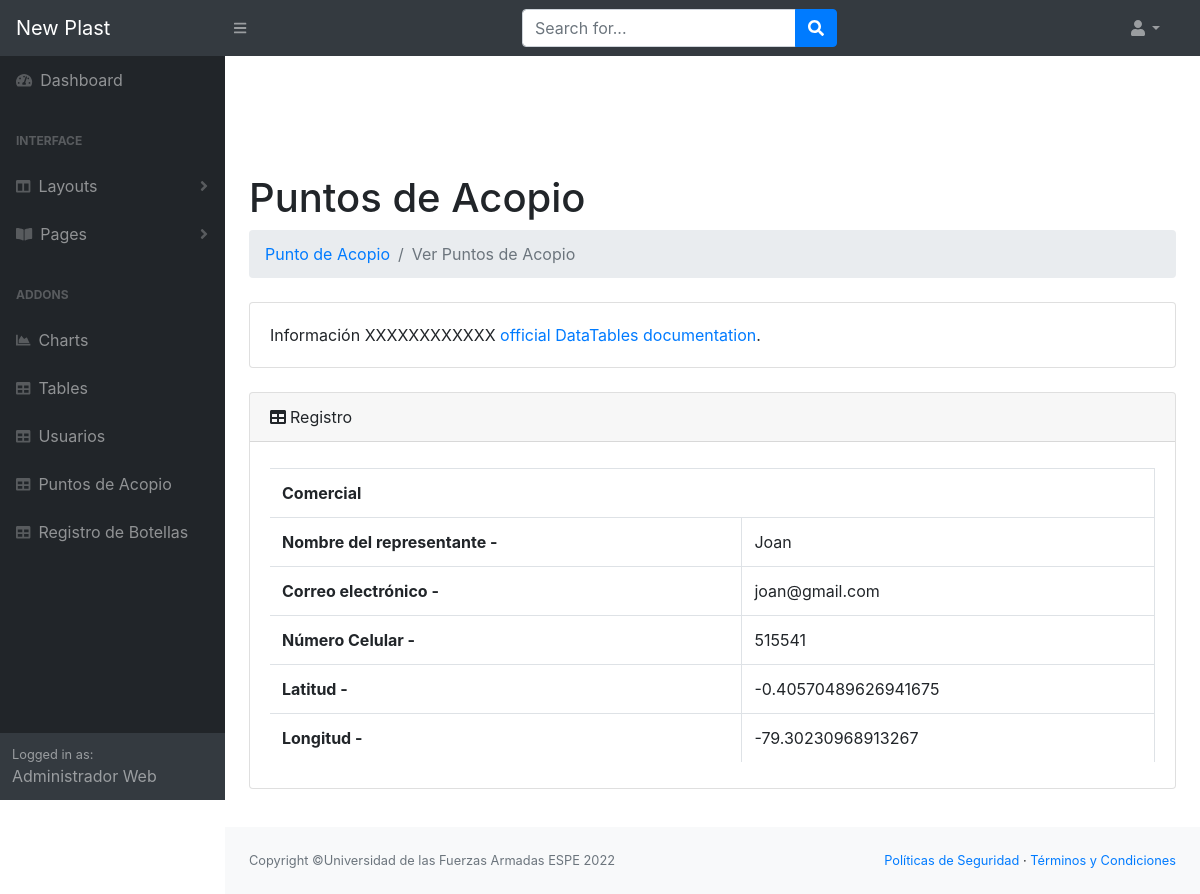
The app's page /Clase_Dashboard_PHPMySQL/sistema/ver_puntoacopio.php?view=11 (signed in) with its own data.
### tables this page shows
CREATE TABLE IF NOT EXISTS `punto_acopio` (
  `id` int(11) NOT NULL AUTO_INCREMENT,
  `Nombre` varchar(255) NOT NULL,
  `Representante` varchar(255) NOT NULL,
  `Contacto_email` varchar(255) NOT NULL,
  `Contacto_telefono` varchar(50) NOT NULL,
  `Latitud` varchar(255) NOT NULL,
  `Longitud` varchar(255) NOT NULL,
  PRIMARY KEY (`id`) USING BTREE
);

### Clase_Dashboard_PHPMySQL/sistema/ver_puntoacopio.php (the view, shortened to what this page needs)
<?php
	require 'conexion.php';
?>
<!DOCTYPE html>
<html lang="en">
    <head>
		<link href="css/styles.css" rel="stylesheet" />
		<link href="https://cdn.datatables.net/1.10.20/css/dataTables.bootstrap4.min.css" rel="stylesheet" />
	</head>
    <body class="sb-nav-fixed">
		<?php
			include('partials/header.php');
		?>
		<div id="layoutSidenav">
			<?php
				include('partials/sidebar.php');
			?>
			<div id="layoutSidenav_content">
				<main>
					<div class="container-fluid">
                    <h1 class="mt-4">Puntos de Acopio</h1>
						<ol class="breadcrumb mb-4">
							<li class="breadcrumb-item"><a href="punto_acopio.php">Punto de Acopio</a></li>
							<li class="breadcrumb-item active">Ver Puntos de Acopio</li>
						</ol>
						<div class="card mb-4">
							<div class="card-body">Información XXXXXXXXXXXX <a target="_blank" href="https://datatables.net/">official DataTables documentation</a>.</div>
						</div>
						<div class="card mb-4">
							<div class="card-header"><i class="fas fa-table mr-1"></i>Registro</div>
							<div class="card-body">
								<div class="table-responsive">
                                    <?php
                                    $id= $_GET['view'];
                                    $query="SELECT * FROM punto_acopio WHERE id=$id";
                                    $res= $mysqli->query($query);
                                    $viewData=$res->fetch_assoc();
                                    $Nombre=$viewData['Nombre'];
                                    $Representante=$viewData['Representante'];
                                    $Contacto_email=$viewData['Contacto_email'];
                                    $Contacto_telefono=$viewData['Contacto_telefono'];
                                    $Latitud=$viewData['Latitud'];
                                    $Longitud=$viewData['Longitud'];
                                    ?>
									<table class="table table-bordered" id="dataTable" width="100%" cellspacing="0">
                                    <tr>
                                        <th colspan=2><?php echo $Nombre; ?></th>
                                    </tr>
                                    <tr>
                                        <th>Nombre del representante -</th><td><?php echo $Representante; ?></td>
                                    </tr>
                                    <tr>
                                        <th>Correo electrónico -</th><td><?php echo $Contacto_email; ?></td>
                                    </tr>
                                    <tr>
                                        <th>Número Celular -</th><td><?php echo $Contacto_telefono; ?></td>
                                    </tr>
                                    <tr>
                                        <th>Latitud -</th><td><?php echo $Latitud; ?></td>
                                    </tr>
                                    <tr>
                                        <th>Longitud -</th><td><?php echo $Longitud; ?></td>
                                    </tr>
									</table>
								</div>
							</div>
						</div>
					</div>
				</main>
                <?php
                include('partials/footer.php');
                ?>
	</body>
</html>

### records on screen
punto_acopio: Nombre "Comercial", Representante "Joan", Contacto_email "joan@gmail.com", Contacto_telefono "515541", Latitud "-0.40570489626941675", Longitud "-79.30230968913267"

### other values on screen
$_SESSION['nombre'] "Administrador Web"
